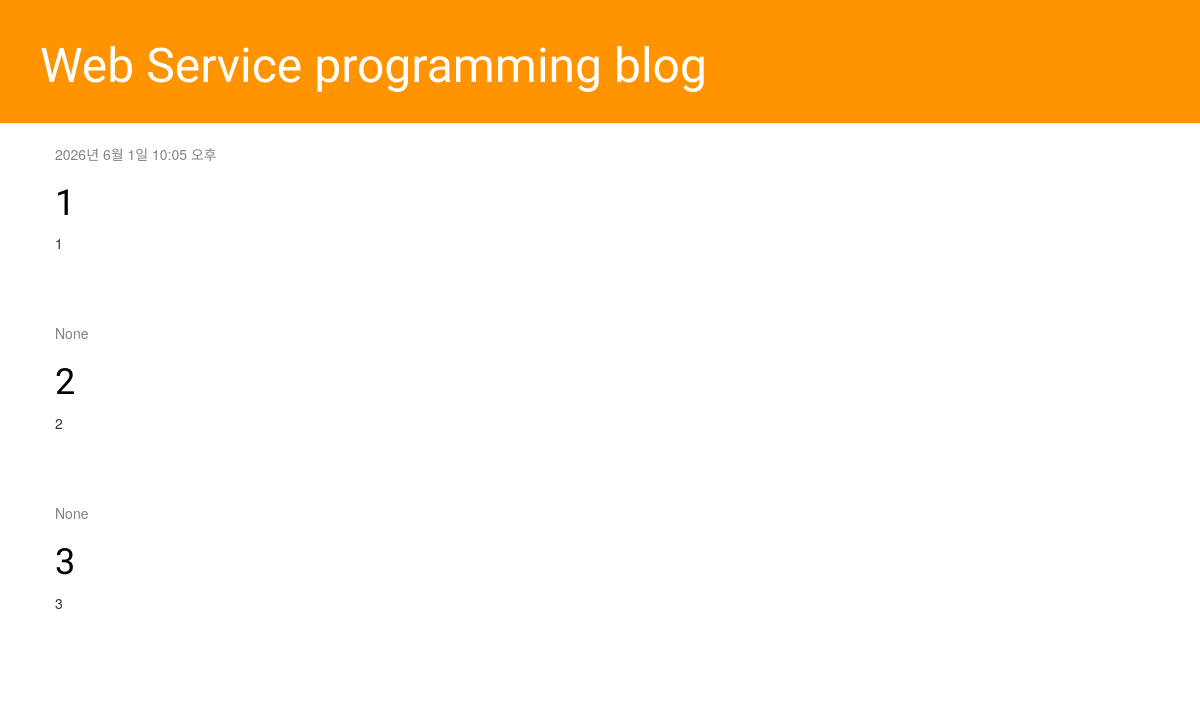
/, run on an earlier commit of the app's database.
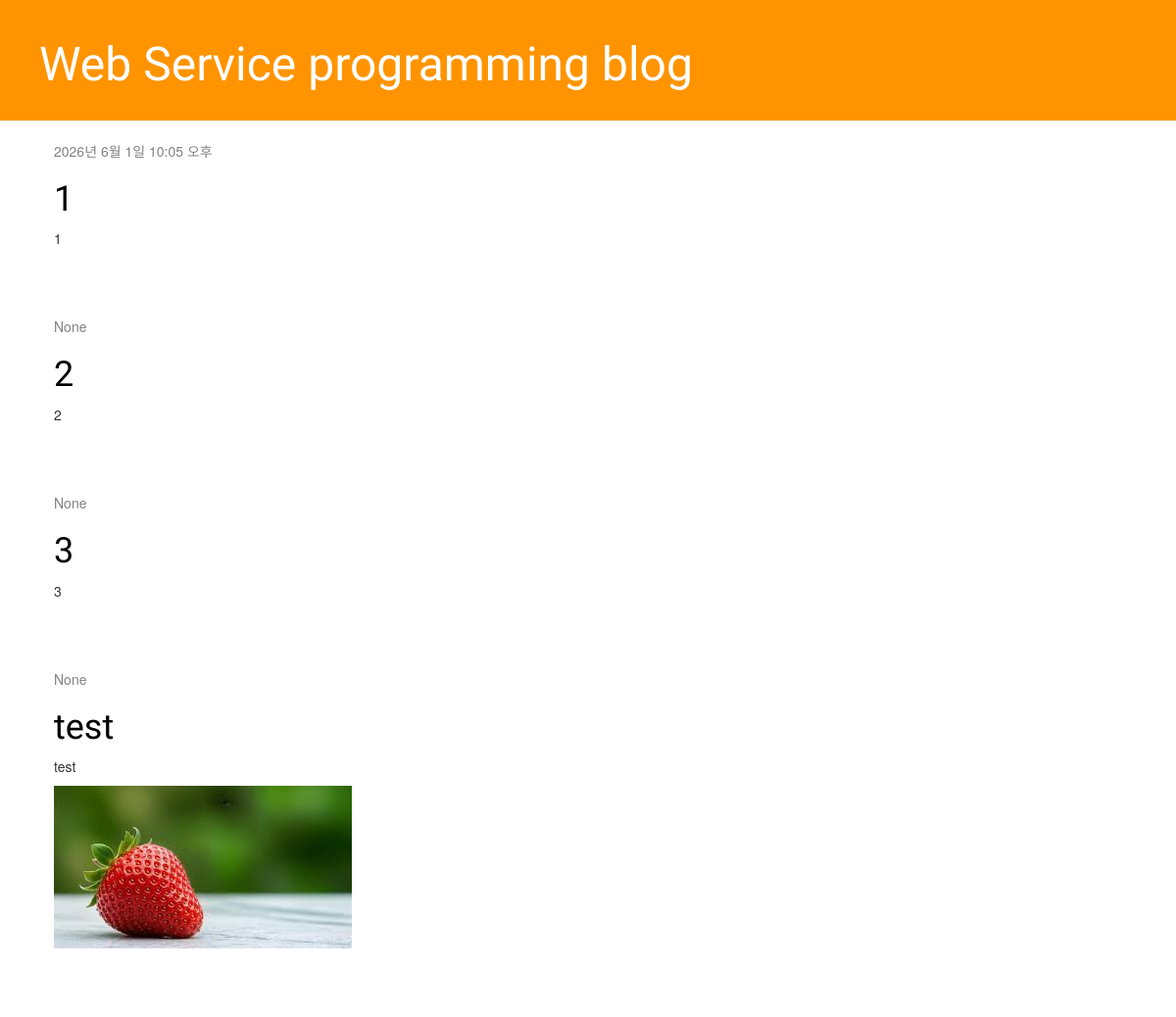
And on a later commit of the database.
### blog/models.py (models this page shows, shortened)
class Post(models.Model):
    author = models.ForeignKey(settings.AUTH_USER_MODEL, on_delete=models.CASCADE)
    title = models.CharField(max_length=200)
    text = models.TextField()
    created_date = models.DateTimeField(default=timezone.now)
    published_date = models.DateTimeField(blank=True, null=True)
    image = models.ImageField(upload_to='intruder_image/%Y/%m/%d/', default='intruder_image/default_error.png')

### blog/views.py (the view)
# urls.py: path('', views.post_list, name='post_list'),
def post_list(request):
    posts = Post.objects.all()
    print("게시글 개수:", posts.count())  # 터미널에 숫자가 0으로 나오는지 확인!
    return render(request, 'blog/post_list.html', {'posts': posts})

### blog/templates/blog/post_list.html
{% extends 'blog/base.html' %}
{% block content %}
    {% for post in posts %}
        <div class="post">
            <div class="date">
                {{ post.published_date }}
            </div>
            <h1><a href="">{{ post.title }}</a></h1>
            <p>{{ post.text|linebreaksbr }}</p>
            {% if post.image %}
                <img src="{{ post.image.url }}" class="rounded intruder-image-list" alt="{{ post.title }}">
            {% endif %}
        </div>
    {% empty %}
        <p>아직 작성된 게시글이 없습니다.</p>
    {% endfor %}
{% endblock %}

What changed in the data, as far as the page shows it:
added Post: published_date "None", title "test", text "test", image (picture)
